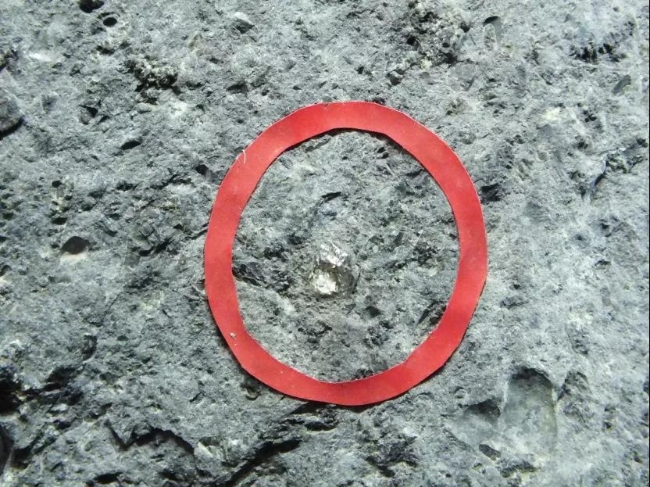
#> input picture 传统图像处理/02_目标识别与计数/red.jpg, 650 x 487 px
$ python '01_图片目标识别与计数.py'
#> lines starting #> are read from the running program, lines starting #| are printed output that depends on the picture; after the words box and inside, x2 and y2 are one past the last pixel; in counts of white or black regions, pixels touching at a corner belong together
'''
图像目标识别与计数
by:DSC
date:2025/04/01
'''
import cv2
import numpy as np

# 读取图像
image = cv2.imread('red.jpg')
#> image is the input picture: shape (487, 650, 3); mean B, G, R 143.9, 145.6, 143.5
hsv = cv2.cvtColor(image, cv2.COLOR_BGR2HSV) # 转换为 HSV 颜色空间
#> hsv: shape (487, 650, 3); mean H, S, V 82.3, 35.8, 155.9

# 设定红色阈值范围（HSV）
lower_red1 = np.array([0, 70, 50])
upper_red1 = np.array([10, 255, 255])
lower_red2 = np.array([170, 70, 50])
upper_red2 = np.array([180, 255, 255])

# 生成红色掩膜
mask1 = cv2.inRange(hsv, lower_red1, upper_red1)
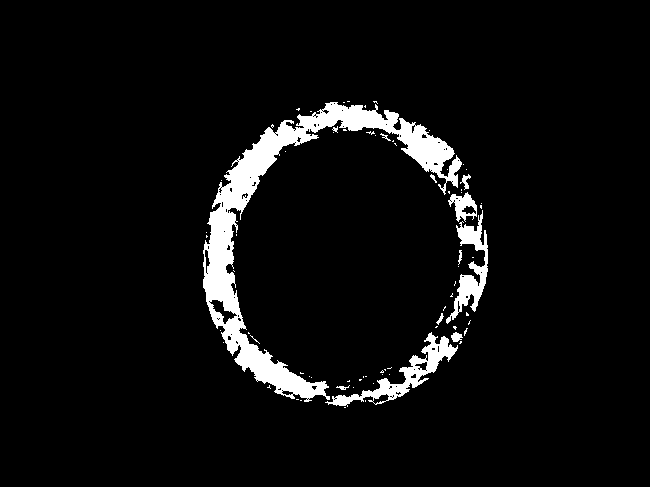
#> mask1: shape (487, 650); 5.3% white; 74 white regions (62 under 20 px), largest, box (x1, y1, x2, y2) and area: (203, 102, 462, 402) 12292, (325, 332, 458, 407) 1967, (446, 210, 488, 324) 1558
mask2 = cv2.inRange(hsv, lower_red2, upper_red2)
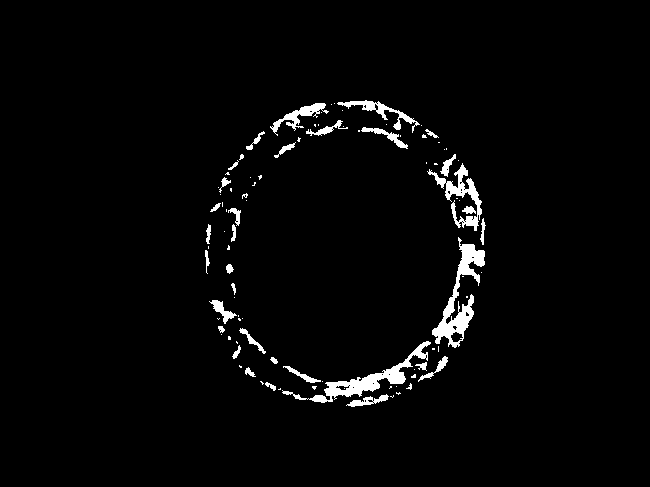
#> mask2: shape (487, 650); 2.6% white; 95 white regions (62 under 20 px), largest, box (x1, y1, x2, y2) and area: (432, 237, 485, 348) 1726, (282, 341, 431, 403) 1538, (427, 163, 482, 231) 978
mask = cv2.bitwise_or(mask1, mask2)
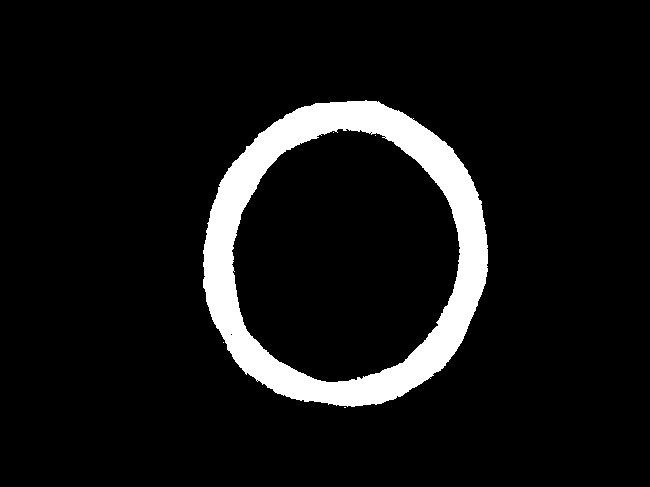
#> mask: shape (487, 650); 7.9% white; 5 white regions (4 under 20 px), largest, box (x1, y1, x2, y2) and area: (203, 100, 488, 407) 25007

# 形态学操作去噪
kernel = np.ones((5,5), np.uint8)
mask = cv2.morphologyEx(mask, cv2.MORPH_CLOSE, kernel)  # 闭合操作填充空洞，闭操作先膨胀后腐蚀
#> mask: shape (487, 650); 7.9% white; 1 white region, box (x1, y1, x2, y2) and area: (203, 100, 488, 408) 25145
mask = cv2.morphologyEx(mask, cv2.MORPH_OPEN, kernel)   # 开放操作去除噪声，开操作先腐蚀后膨胀
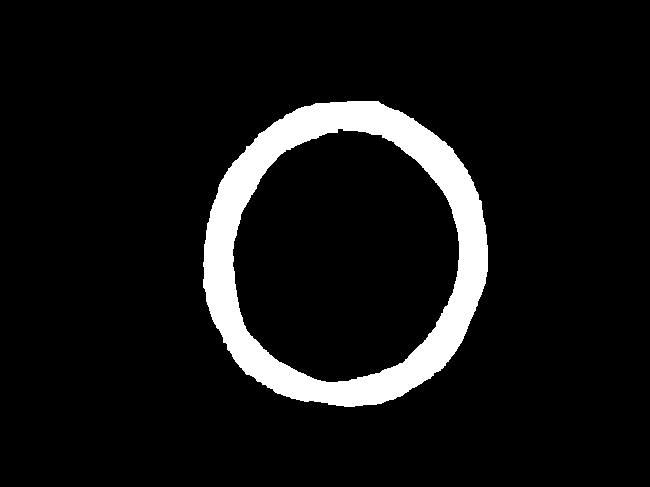
#> mask: shape (487, 650); 7.9% white; 1 white region

# 查找轮廓
contours, _ = cv2.findContours(mask, cv2.RETR_EXTERNAL, cv2.CHAIN_APPROX_SIMPLE)
#> contours = 1 contour; box (x1, y1, x2, y2) and area: (203, 101, 488, 407) 68579

# 过滤小轮廓并计数
min_area = 500
count = 0
for cnt in contours:
    area = cv2.contourArea(cnt)
    if area > min_area:
        count += 1
        # 绘制轮廓
        cv2.drawContours(image, [cnt], -1, (0, 255, 0), 2)
#> this loop made 1 pass
#> (area, count) on pass 1: (68579, 1)
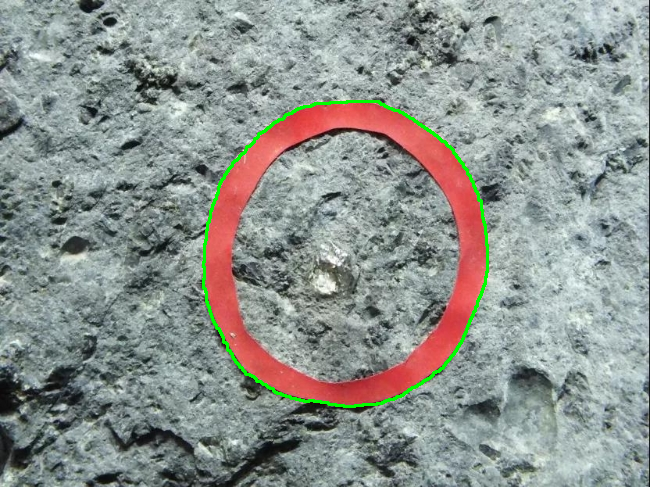
#> image: shape (487, 650, 3); 1.02% of pixels changed, all inside (x1, y1, x2, y2) = (202, 100, 489, 408)
#> after the loop, count = 1

# 显示计数结果
cv2.putText(image, f'Count: {count}', (10, 30),
            cv2.FONT_HERSHEY_SIMPLEX, 1, (0, 0, 255), 2)
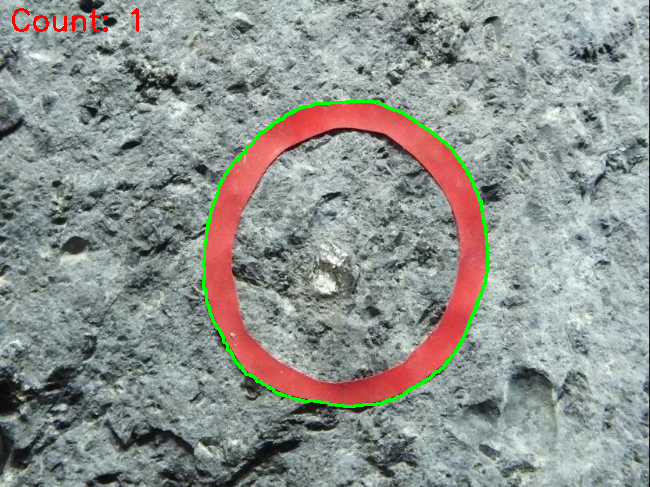
#> image: shape (487, 650, 3); 0.23% of pixels changed, all inside (x1, y1, x2, y2) = (12, 8, 139, 32)

cv2.imshow('Result', image)
cv2.waitKey(0)
cv2.destroyAllWindows()
